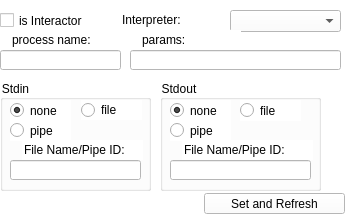
<?xml version="1.0" encoding="UTF-8"?>
<ui version="4.0">
 <class>ProcExecInfoWidget</class>
 <widget class="QWidget" name="ProcExecInfoWidget">
  <property name="geometry">
   <rect>
    <x>0</x>
    <y>0</y>
    <width>351</width>
    <height>221</height>
   </rect>
  </property>
  <property name="minimumSize">
   <size>
    <width>351</width>
    <height>221</height>
   </size>
  </property>
  <property name="maximumSize">
   <size>
    <width>351</width>
    <height>221</height>
   </size>
  </property>
  <property name="windowTitle">
   <string>Form</string>
  </property>
  <property name="autoFillBackground">
   <bool>false</bool>
  </property>
  <property name="styleSheet">
   <string notr="true">background-color: rgb(255, 255, 255);</string>
  </property>
  <widget class="QCheckBox" name="interactchkBox">
   <property name="geometry">
    <rect>
     <x>0</x>
     <y>10</y>
     <width>101</width>
     <height>21</height>
    </rect>
   </property>
   <property name="text">
    <string>is Interactor</string>
   </property>
  </widget>
  <widget class="QLineEdit" name="interpret">
   <property name="geometry">
    <rect>
     <x>120</x>
     <y>10</y>
     <width>101</width>
     <height>20</height>
    </rect>
   </property>
   <property name="text">
    <string>Interpreter:</string>
   </property>
   <property name="frame">
    <bool>false</bool>
   </property>
   <property name="readOnly">
    <bool>true</bool>
   </property>
  </widget>
  <widget class="QComboBox" name="IntercomboBox">
   <property name="geometry">
    <rect>
     <x>230</x>
     <y>10</y>
     <width>111</width>
     <height>22</height>
    </rect>
   </property>
   <item>
    <property name="text">
     <string/>
    </property>
   </item>
   <item>
    <property name="text">
     <string>python</string>
    </property>
   </item>
  </widget>
  <widget class="QLineEdit" name="procname">
   <property name="geometry">
    <rect>
     <x>10</x>
     <y>30</y>
     <width>113</width>
     <height>20</height>
    </rect>
   </property>
   <property name="text">
    <string>process name:</string>
   </property>
   <property name="frame">
    <bool>false</bool>
   </property>
   <property name="readOnly">
    <bool>true</bool>
   </property>
  </widget>
  <widget class="QLineEdit" name="procnameTXT">
   <property name="geometry">
    <rect>
     <x>0</x>
     <y>50</y>
     <width>121</width>
     <height>20</height>
    </rect>
   </property>
   <property name="text">
    <string/>
   </property>
   <property name="clearButtonEnabled">
    <bool>true</bool>
   </property>
  </widget>
  <widget class="QGroupBox" name="stdinbox">
   <property name="geometry">
    <rect>
     <x>0</x>
     <y>80</y>
     <width>151</width>
     <height>111</height>
    </rect>
   </property>
   <property name="title">
    <string>Stdin</string>
   </property>
   <widget class="QRadioButton" name="innone">
    <property name="geometry">
     <rect>
      <x>10</x>
      <y>20</y>
      <width>61</width>
      <height>21</height>
     </rect>
    </property>
    <property name="text">
     <string>none</string>
    </property>
    <property name="checked">
     <bool>true</bool>
    </property>
   </widget>
   <widget class="QRadioButton" name="infile">
    <property name="geometry">
     <rect>
      <x>81</x>
      <y>20</y>
      <width>61</width>
      <height>20</height>
     </rect>
    </property>
    <property name="text">
     <string>file</string>
    </property>
   </widget>
   <widget class="QRadioButton" name="inpipe">
    <property name="geometry">
     <rect>
      <x>10</x>
      <y>40</y>
      <width>61</width>
      <height>21</height>
     </rect>
    </property>
    <property name="text">
     <string>pipe</string>
    </property>
   </widget>
   <widget class="QLineEdit" name="infnamepipe">
    <property name="geometry">
     <rect>
      <x>22</x>
      <y>60</y>
      <width>121</width>
      <height>20</height>
     </rect>
    </property>
    <property name="text">
     <string>File Name/Pipe ID:</string>
    </property>
    <property name="frame">
     <bool>false</bool>
    </property>
    <property name="readOnly">
     <bool>true</bool>
    </property>
   </widget>
   <widget class="QLineEdit" name="infnamepipeTXT">
    <property name="geometry">
     <rect>
      <x>10</x>
      <y>80</y>
      <width>131</width>
      <height>20</height>
     </rect>
    </property>
    <property name="text">
     <string/>
    </property>
    <property name="clearButtonEnabled">
     <bool>true</bool>
    </property>
   </widget>
  </widget>
  <widget class="QGroupBox" name="stdoutbox">
   <property name="geometry">
    <rect>
     <x>160</x>
     <y>80</y>
     <width>161</width>
     <height>111</height>
    </rect>
   </property>
   <property name="title">
    <string>Stdout</string>
   </property>
   <widget class="QRadioButton" name="outnone">
    <property name="geometry">
     <rect>
      <x>10</x>
      <y>20</y>
      <width>61</width>
      <height>21</height>
     </rect>
    </property>
    <property name="text">
     <string>none</string>
    </property>
    <property name="checked">
     <bool>true</bool>
    </property>
   </widget>
   <widget class="QRadioButton" name="outfile">
    <property name="geometry">
     <rect>
      <x>80</x>
      <y>20</y>
      <width>61</width>
      <height>21</height>
     </rect>
    </property>
    <property name="text">
     <string>file</string>
    </property>
   </widget>
   <widget class="QRadioButton" name="outpipe">
    <property name="geometry">
     <rect>
      <x>10</x>
      <y>40</y>
      <width>61</width>
      <height>21</height>
     </rect>
    </property>
    <property name="text">
     <string>pipe</string>
    </property>
   </widget>
   <widget class="QLineEdit" name="outfnamepipe">
    <property name="geometry">
     <rect>
      <x>22</x>
      <y>60</y>
      <width>131</width>
      <height>20</height>
     </rect>
    </property>
    <property name="text">
     <string>File Name/Pipe ID:</string>
    </property>
    <property name="frame">
     <bool>false</bool>
    </property>
    <property name="readOnly">
     <bool>true</bool>
    </property>
   </widget>
   <widget class="QLineEdit" name="outfnamepipeTXT">
    <property name="geometry">
     <rect>
      <x>10</x>
      <y>80</y>
      <width>141</width>
      <height>20</height>
     </rect>
    </property>
    <property name="text">
     <string/>
    </property>
    <property name="clearButtonEnabled">
     <bool>true</bool>
    </property>
   </widget>
  </widget>
  <widget class="QLineEdit" name="paramsTXT">
   <property name="geometry">
    <rect>
     <x>130</x>
     <y>50</y>
     <width>211</width>
     <height>20</height>
    </rect>
   </property>
   <property name="text">
    <string/>
   </property>
   <property name="clearButtonEnabled">
    <bool>true</bool>
   </property>
  </widget>
  <widget class="QLineEdit" name="params">
   <property name="geometry">
    <rect>
     <x>140</x>
     <y>30</y>
     <width>101</width>
     <height>20</height>
    </rect>
   </property>
   <property name="text">
    <string>params:</string>
   </property>
   <property name="frame">
    <bool>false</bool>
   </property>
   <property name="readOnly">
    <bool>true</bool>
   </property>
  </widget>
  <widget class="QPushButton" name="refreshBTN">
   <property name="geometry">
    <rect>
     <x>204</x>
     <y>193</y>
     <width>141</width>
     <height>21</height>
    </rect>
   </property>
   <property name="text">
    <string>Set and Refresh</string>
   </property>
  </widget>
 </widget>
 <resources/>
 <connections/>
</ui>
